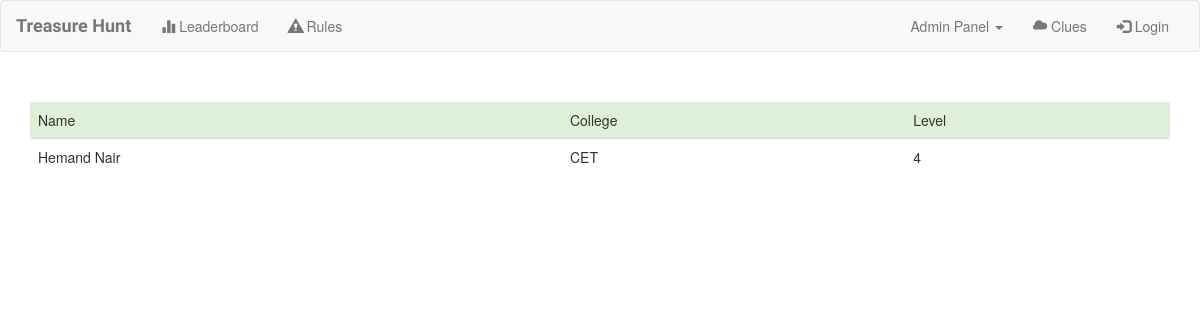
The app's page /leaderboard/, older data.
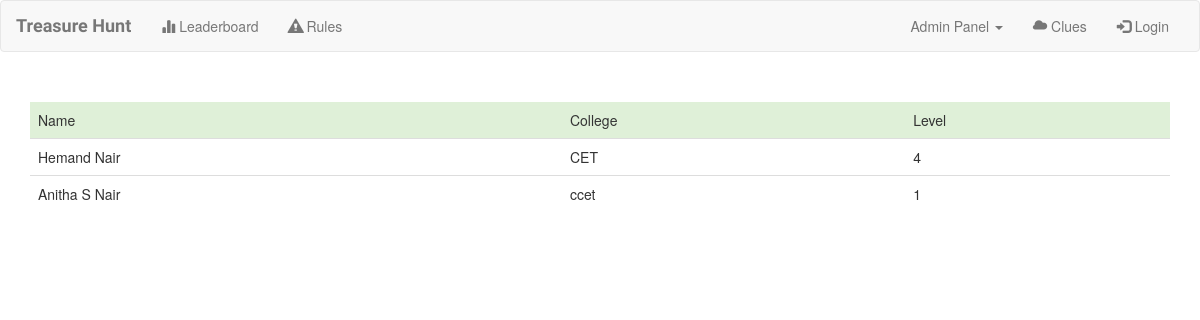
The same page, newer data.
### hunt/models.py (models this page shows, shortened)
class UserModel(models.Model):
    name = models.CharField(max_length=100)
    college = models.CharField(max_length=100)
    uid = models.CharField(max_length=100,unique=True)
    phone = models.IntegerField()
    date_joined = models.DateTimeField(auto_now=True)
    super_user = models.BooleanField(default=False)
    email = models.EmailField(default='admin@gmail.com')
    level = models.IntegerField(default=1)

### hunt/views.py (the view)
# urls.py: url(r'^leaderboard/$', views.leaderboard_view, name='leaderboard'),
def leaderboard_view(request):
    user_object = UserModel.objects.all()
    users = []
    for i in range(len(user_object)):
        details = {'name': user_object[i].name,
                   'college': user_object[i].college,
                   'level': user_object[i].level}
        users.append(details)
    sorted_list = sorted(users, key=lambda x: x['level'], reverse=True)
    return render(request, 'hunt/leaderboard.html', {'list': sorted_list})

### hunt/templates/hunt/leaderboard.html (shortened to what this page needs)
{% extends 'hunt/base.html' %}
{% block body_block %}
    <div class="container">
        <table class="table table-responsive" style="margin-top: 50px;">
            <thead>
            <tr class="bg-success">
                <td> Name</td>
                <td> College</td>
                <td> Level</td>
            </tr>
            </thead>
            {% for item in list %}
                <tr>
                    <td> {{ item.name }}</td>
                    <td> {{ item.college }}</td>
                    <td> {{ item.level }}</td>
                </tr>
            {% endfor %}
        </table>
    </div>
{% endblock %}

### hunt/templates/hunt/base.html (shortened to what this page needs)
<!DOCTYPE html>
<html lang="en">
<head>
    {% load staticfiles %}
    <link href="{% static 'hunt/bootstrap.css' %}" rel="stylesheet">
    <link href={% block style %}"{% static 'hunt/style.css' %}"{% endblock %} rel="stylesheet">
    <link rel="stylesheet" href="https://maxcdn.bootstrapcdn.com/bootstrap/3.3.7/css/bootstrap.css">
</head>
<body>
<nav class="navbar navbar-default" id="nav-bar">
    <div class="container-fluid">
        <div class="navbar-header">
            <a class="navbar-brand" href="{% url 'hunt:home' %}"><strong> Treasure Hunt </strong></a>
        </div>
        <div class="collapse navbar-collapse" id="mynav">
            <ul class="nav navbar-nav">
                <li class="{% block leaderboard_active %} {% endblock %}"><a href="{% url 'hunt:leaderboard' %}"><span
                        class="glyphicon glyphicon-stats"></span> Leaderboard </a></li>
                <li class="{% block rules_active %} {% endblock %}"><a href="{% url 'hunt:rules' %}"><span
                        class="glyphicon glyphicon-alert"></span> Rules </a></li>
            </ul>
            <ul class="nav navbar-nav navbar-right">
                {% block admin_block %}
                <li class="dropdown ">
                    <a class="dropdown-toggle" data-toggle="dropdown" href="#">Admin Panel
                        <span class="caret"></span></a>
                </li>
                {% endblock %}
                <li><a href="http://www.fb.com/reviewsnext" target="_blank"><span
                        class="glyphicon glyphicon-cloud"></span> Clues </a></li>
                <li><a href="{% url 'hunt:login' %}"><span class="glyphicon glyphicon-log-in"></span> Login </a></li>
            </ul>
        </div>
    </div>
</nav>
{% block body_block %} {% endblock %}
</body>
</html>

### hunt/static/hunt/style.css (style rules this page uses)
.navbar-brand { font-family: 'Satisfy', cursive; }
#nav-bar { margin-bottom: 0px; }

Row changes from the older to the newer data that the page shows:
added UserModel: name "Anitha S Nair", college "ccet"
Text that changed along with them:
new list line: "1"
